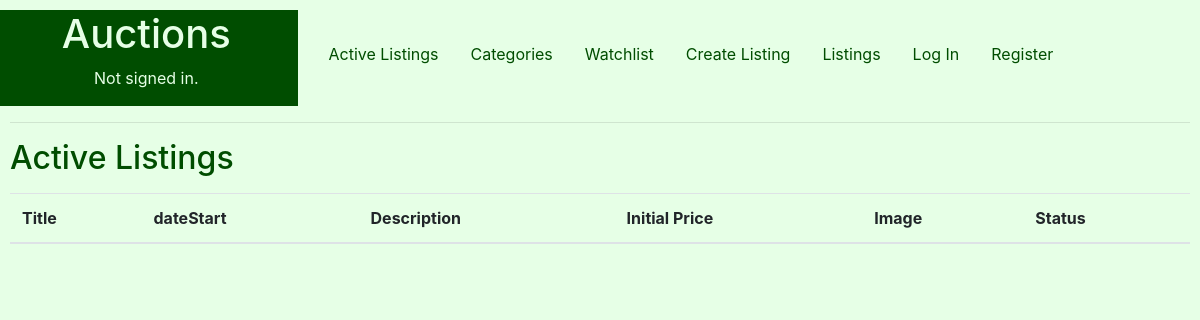
The app's page /, older data.
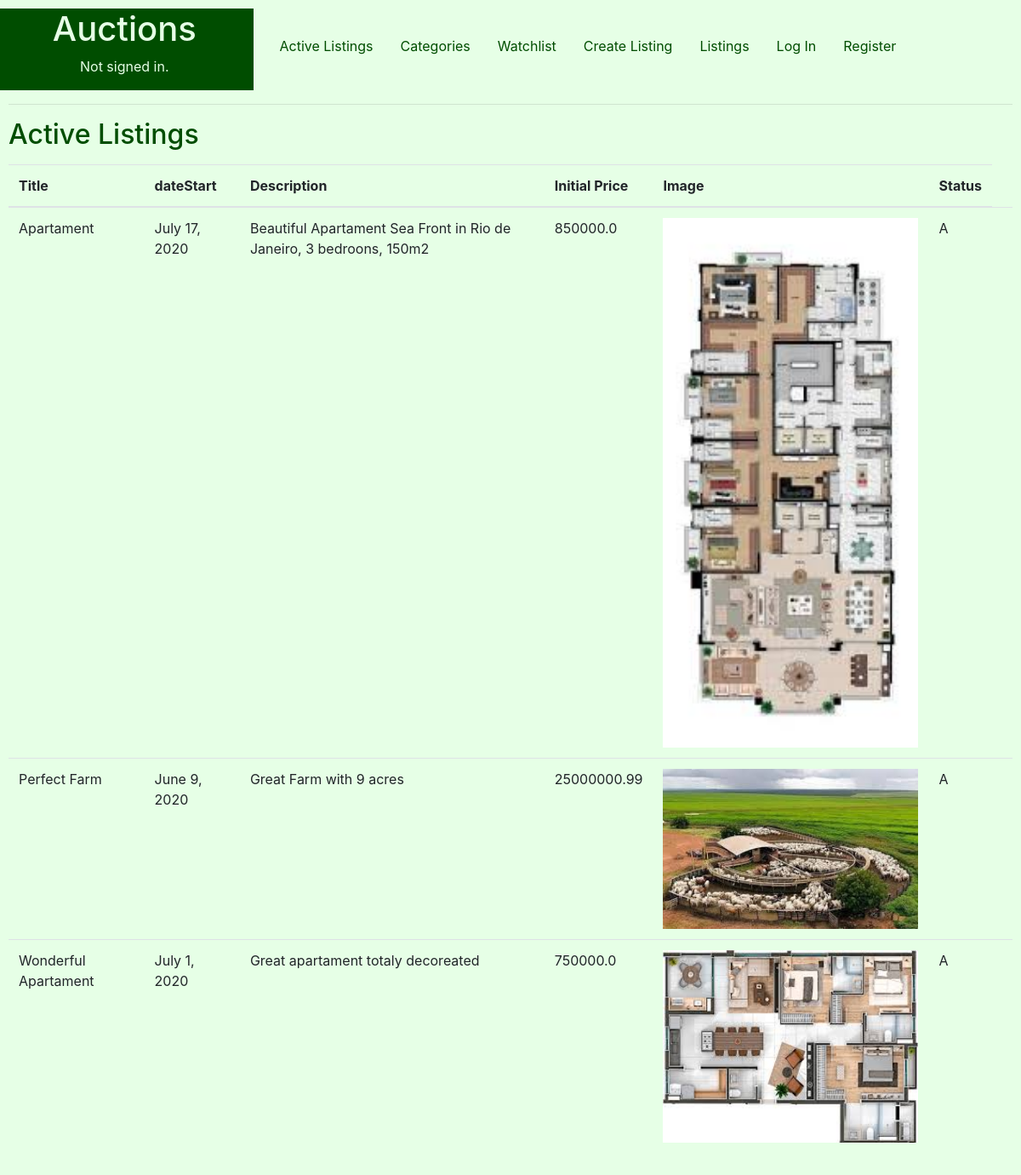
The same page, newer data.
### auctions/models.py (models this page shows, shortened)
class Listings(models.Model):
    STATUS = (
        ('A', 'Active'),
        ('B', 'To Begin'),
        ('C', 'Closed'),
        ('S', 'Sold'),
    )
    Ltitle = models.CharField(help_text="Choose a title for your listing",max_length=50)
    Ccode=models.IntegerField(help_text="Categories Ex: 1-Apartament,2-Commercial,3-Farm, 4-House ") #foreign key from PropTypes
    Ldescription = models.CharField(max_length=250)
    Lprice = models.FloatField(help_text="starting bid Just USD") #initial price
    Ldatestart = models.DateField(help_text="Please use the following format: <em>YYYY-MM-DD</em>. for the auction start")
    Lduration = models.IntegerField(help_text="Duration expressed in days" )
    Luser = models.CharField(max_length=25)
    Limage= models.ImageField(upload_to="images", blank=True) #Name of the picture saved on static folder
    Lstatus = models.CharField(max_length=1, choices=STATUS )

### auctions/views.py (the view)
# urls.py: path("", views.index, name="index"),
def index(request):
    context={
            "ActiveListings": Listings.objects.all(),
    }
    return render(request, "auctions/index.html", context)

### auctions/templates/auctions/index.html (shortened to what this page needs)
{% extends "auctions/layout.html" %}
{% block body %}
  <h2>Active Listings</h2>
    <div class="form-group">
      	<form >
            {% if ActiveListings|length > 0 %}
    	         	<div class="form-group">
    		          	<table class="table">
    			           	<thead>
    				           	<tr>
                      	<th scope="col">Title</th>
    					        	<th scope="col">dateStart  </th>
                        <th scope="col">Description </th>
    						        <th scope="col">Initial Price </th>
                        <th scope="col">Image </th>
                        <th scope="col">Status</th>
    					         </tr>
    				        </thead>
    				        {% for Active in ActiveListings %}
                        {%if Active.Lstatus == "A"%}
    				                <tr>
                           	<td>{{ Active.Ltitle }}</td>
                            <td>{{ Active.Ldatestart }}</td>
    						            <td>{{ Active.Ldescription }}</td>
                            <td>{{ Active.Lprice }}</td>
                            {% load static %}
    						            <td><img src=" {{Active.Limage}} "  width="300"></td>
                            <td>{{ Active.Lstatus }}</td>
                            <td></td>
    				                </tr>
                        {%endif%}
    				        {% endfor %}
    			         </table>
                </div>
            {% else %}
    	         	<div class="form-group">
    		          	<output>No matches found</output>
    	        	</div>
    	{% endif %}
    	</form>
    </div>
{% endblock %}

### auctions/templates/auctions/layout.html (shortened to what this page needs)
{% load static %}
<!DOCTYPE html>
<html lang="en">
    <head>
        <link rel="stylesheet" href="https://stackpath.bootstrapcdn.com/bootstrap/4.4.1/css/bootstrap.min.css">
        <link rel="stylesheet" href="https://cdnjs.cloudflare.com/ajax/libs/font-awesome/4.7.0/css/font-awesome.min.css">
        <link href="{% static 'auctions/styles.css' %}" rel="stylesheet">
    </head>
    <body>
        <div class="row">
            <div class="col-lg-3" style="background-color:#004d00;color:#e6ffe6 ;">
                <h1 style="text-align: center;">Auctions</h1>
                {% if user.is_authenticated %}
                    <p style="text-align: center;">Signed in as <strong >{{ user.username }}</strong>.</p>
                {% else %}
                    <p style="text-align: center;">Not signed in.</p>
                {% endif %}
            </div>
            <div class="col-lg-9" >
                <ul class="nav">
                <li class="nav-item"><br>
                    <a  style="color:  #004d00;" class="nav-link" href="{% url 'index' %}">Active Listings</a>
                </li>
                <li class="nav-item"><br>
                    <a  style="color:  #004d00;" class="nav-link" href="{% url 'Categories' %}">Categories</a>
                </li>
                <li class="nav-item"><br>
                    <a  style="color:  #004d00;" class="nav-link" href="{% url 'Watchlist' %}">Watchlist</a>
                </li>
                <li class="nav-item"><br>
                    <a  style="color:  #004d00;" class="nav-link" href="{% url 'CreateListings' %}">Create Listing</a>
                </li>
                <li class="nav-item"><br>
                    <a  style="color:  #004d00;" class="nav-link" href="{% url 'Listings' %}">Listings</a>
                </li>
                {% if user.is_authenticated %}
                    <li class="nav-item"><br>
                         <a  style="color:  #004d00;" class="nav-link" href="{% url 'logout' %}">Log Out</a>
                    </li>
                {% else %}
                    <li class="nav-item"><br>
                        <a  style="color:  #004d00;" class="nav-link" href="{% url 'login' %}">Log In</a>
                    </li>
                    <li class="nav-item"><br>
                        <a  style="color:  #004d00;" class="nav-link" href="{% url 'register' %}">Register</a>
                    </li>
                {% endif %}
                </ul>
            </div>
        </div>
      <hr>
      {% block body %}
      {% endblock %}
    </body>
</html>

### auctions/static/auctions/styles.css (style rules this page uses)
body { padding: 10px; }

### auctions/templates/auctions/layout.html (style rules this page uses)
body { background-color:#e6ffe6 ; color: #004d00; }

Row changes from the older to the newer data that the page shows:
now on this page (row edited): Listings: Ltitle "Apartament", Ldatestart "July 17, 2020", Ldescription "Beautiful Apartament Sea Front in Rio de Janeiro, 3 bedroons, 150m2", Lprice "850000.0", Limage (picture), Lstatus "A"
now on this page (row edited): Listings: Ltitle "Perfect Farm", Ldatestart "June 9, 2020", Ldescription "Great Farm with 9 acres", Lprice "25000000.99", Limage (picture), Lstatus "A"
added Listings: Ltitle "Wonderful Apartament", Ldatestart "July 1, 2020", Ldescription "Great apartament totaly decoreated", Lprice "750000.0", Limage (picture), Lstatus "A"
